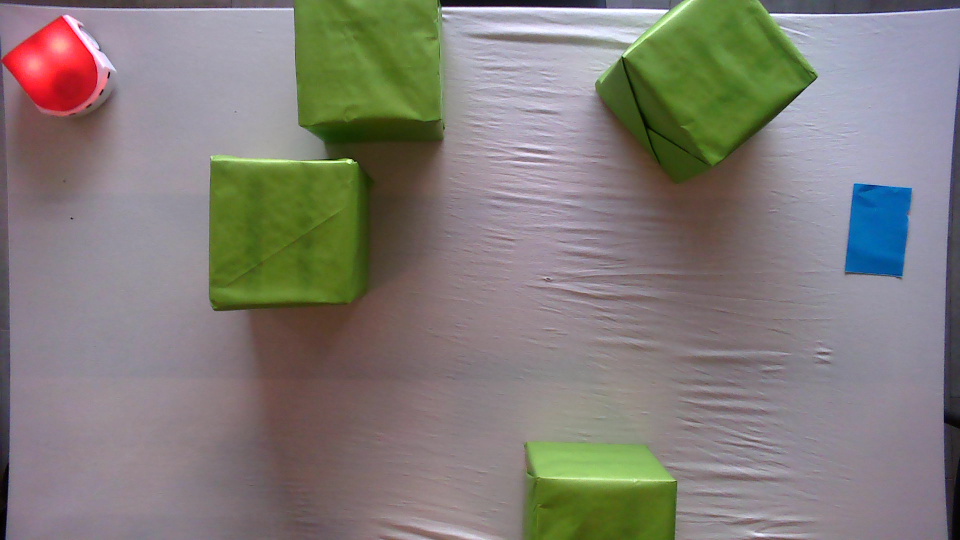
#> input picture Image1.png, 1920 x 1080 px, given in place of the camera (shown at 1/2 size)
$ python VideoTracking.py   (older library calls are emulated)
#> lines starting #> are read from the running program, lines starting #| are printed output that depends on the picture; after the words box and inside, x2 and y2 are one past the last pixel; in counts of white or black regions, pixels touching at a corner belong together
import numpy as np
import cv2
from collections import deque


# Define the upper and lower boundaries for a color to be considered "Blue"
blueLower = np.array([100, 60, 60])
blueUpper = np.array([140, 255, 255])

# Define a 5x5 kernel for erosion and dilation
kernel = np.ones((5, 5), np.uint8)

# Initialize deques to store different colors in different arrays
bpoints = [deque(maxlen=512)]
gpoints = [deque(maxlen=512)]
rpoints = [deque(maxlen=512)]
ypoints = [deque(maxlen=512)]

# Initialize an index variable for each of the colors
bindex = 0
gindex = 0
rindex = 0
yindex = 0

# Just a handy array and an index variable to get the color-of-interest on the go
# Blue, Green, Red, Yellow respectively
colors = [(255, 0, 0), (0, 255, 0), (0, 0, 255), (0, 255, 255)]
colorIndex = 0

# Create a blank white image
paintWindow = np.zeros((471,636,3)) + 255

# Draw buttons like colored rectangles on the white image
paintWindow = cv2.rectangle(paintWindow, (40,1), (140,65), (0,0,0), 2)
paintWindow = cv2.rectangle(paintWindow, (160,1), (255,65), colors[0], -1)
paintWindow = cv2.rectangle(paintWindow, (275,1), (370,65), colors[1], -1)
paintWindow = cv2.rectangle(paintWindow, (390,1), (485,65), colors[2], -1)
paintWindow = cv2.rectangle(paintWindow, (505,1), (600,65), colors[3], -1)

# Label the rectanglular boxes drawn on the image
cv2.putText(paintWindow, "CLEAR ALL", (49, 33), cv2.FONT_HERSHEY_SIMPLEX, 0.5, (0, 0, 0), 2, cv2.LINE_AA)
cv2.putText(paintWindow, "BLUE", (185, 33), cv2.FONT_HERSHEY_SIMPLEX, 0.5, (255, 255, 255), 2, cv2.LINE_AA)
cv2.putText(paintWindow, "GREEN", (298, 33), cv2.FONT_HERSHEY_SIMPLEX, 0.5, (255, 255, 255), 2, cv2.LINE_AA)
cv2.putText(paintWindow, "RED", (420, 33), cv2.FONT_HERSHEY_SIMPLEX, 0.5, (255, 255, 255), 2, cv2.LINE_AA)
cv2.putText(paintWindow, "YELLOW", (520, 33), cv2.FONT_HERSHEY_SIMPLEX, 0.5, (150,150,150), 2, cv2.LINE_AA)

# Create a window to display the above image (later)
cv2.namedWindow('Paint', cv2.WINDOW_AUTOSIZE)
# Load the video
camera = cv2.VideoCapture(0)

# Keep looping
while True:
    # Grab the current paintWindow
    (grabbed, frame) = camera.read()
#> frame is the input picture: shape (1080, 1920, 3); mean B, G, R 120.1, 125.2, 129.9
    frame = cv2.flip(frame, 1)
    hsv = cv2.cvtColor(frame, cv2.COLOR_BGR2HSV)
#> hsv: shape (1080, 1920, 3); mean H, S, V 106.5, 57.5, 139.7

    # Check to see if we have reached the end of the video (useful when input is a video file not a live video stream)
    if not grabbed:
        break

    # Add the same paint interface to the camera feed captured through the webcam (for ease of usage)
    frame = cv2.rectangle(frame, (40,1), (140,65), (122,122,122), -1)
    frame = cv2.rectangle(frame, (160,1), (255,65), colors[0], -1)
    frame = cv2.rectangle(frame, (275,1), (370,65), colors[1], -1)
    frame = cv2.rectangle(frame, (390,1), (485,65), colors[2], -1)
    frame = cv2.rectangle(frame, (505,1), (600,65), colors[3], -1)
    cv2.putText(frame, "CLEAR ALL", (49, 33), cv2.FONT_HERSHEY_SIMPLEX, 0.5, (255, 255, 255), 2, cv2.LINE_AA)
#> frame: shape (1080, 1920, 3); mean B, G, R 119.4, 125, 130
    cv2.putText(frame, "BLUE", (185, 33), cv2.FONT_HERSHEY_SIMPLEX, 0.5, (255, 255, 255), 2, cv2.LINE_AA)
#> frame: shape (1080, 1920, 3); mean B, G, R 119.4, 125.1, 130
    cv2.putText(frame, "GREEN", (298, 33), cv2.FONT_HERSHEY_SIMPLEX, 0.5, (255, 255, 255), 2, cv2.LINE_AA)
#> frame: shape (1080, 1920, 3); mean B, G, R 119.5, 125.1, 130.1
    cv2.putText(frame, "RED", (420, 33), cv2.FONT_HERSHEY_SIMPLEX, 0.5, (255, 255, 255), 2, cv2.LINE_AA)
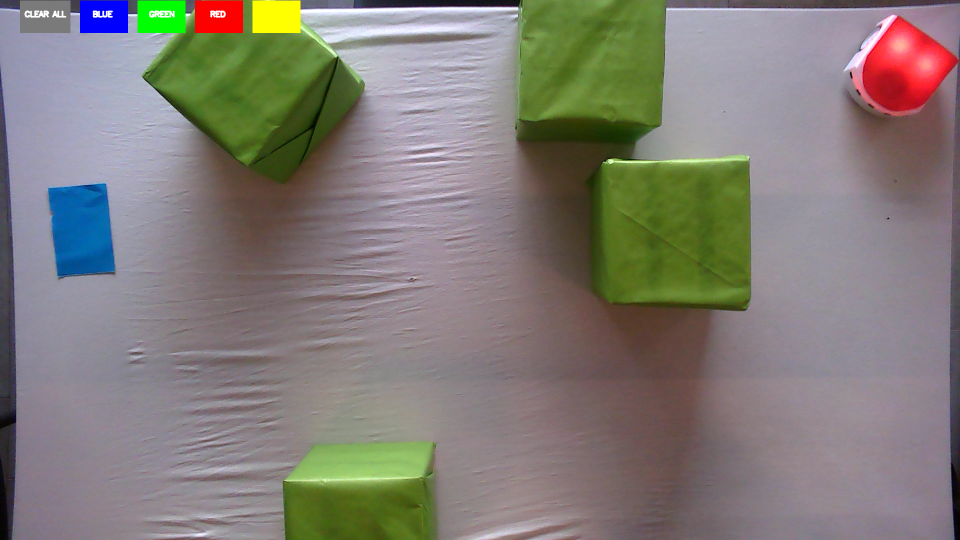
#> frame: shape (1080, 1920, 3) (shown at 1/2 size); mean B, G, R 119.5, 125.1, 130.1
    cv2.putText(frame, "YELLOW", (520, 33), cv2.FONT_HERSHEY_SIMPLEX, 0.5, (150,150,150), 2, cv2.LINE_AA)
#> frame: shape (1080, 1920, 3); 0.04% of pixels changed, all inside (x1, y1, x2, y2) = (518, 20, 581, 36)
# Determine which pixels fall within the blue boundaries and then blur the binary image
    blueMask = cv2.inRange(hsv, blueLower, blueUpper)
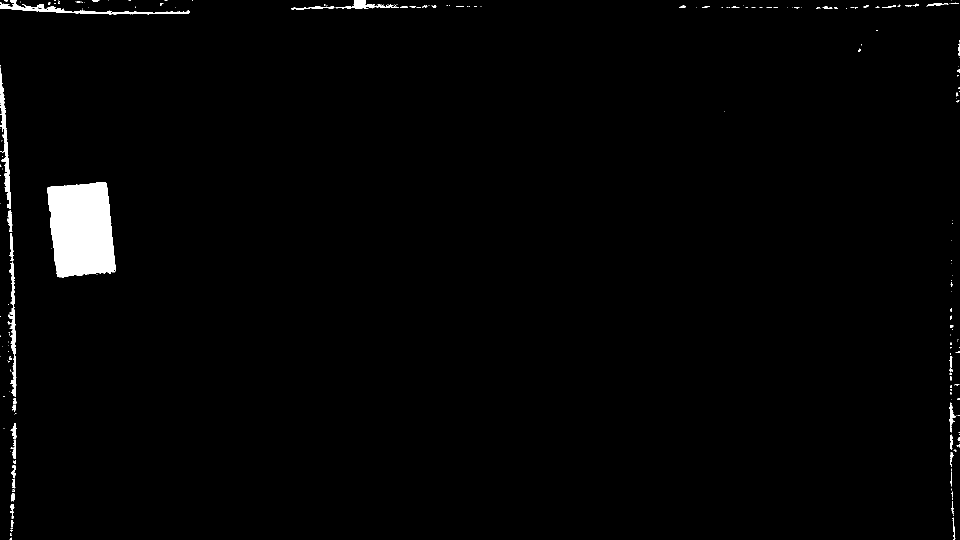
#> blueMask: shape (1080, 1920) (shown at 1/2 size); 1.6% white; 202 white regions (148 under 20 px), largest, box (x1, y1, x2, y2) and area: (95, 365, 231, 556) 21521, (0, 5, 380, 29) 2057, (0, 135, 22, 418) 1935
    blueMask = cv2.erode(blueMask, kernel, iterations=2)
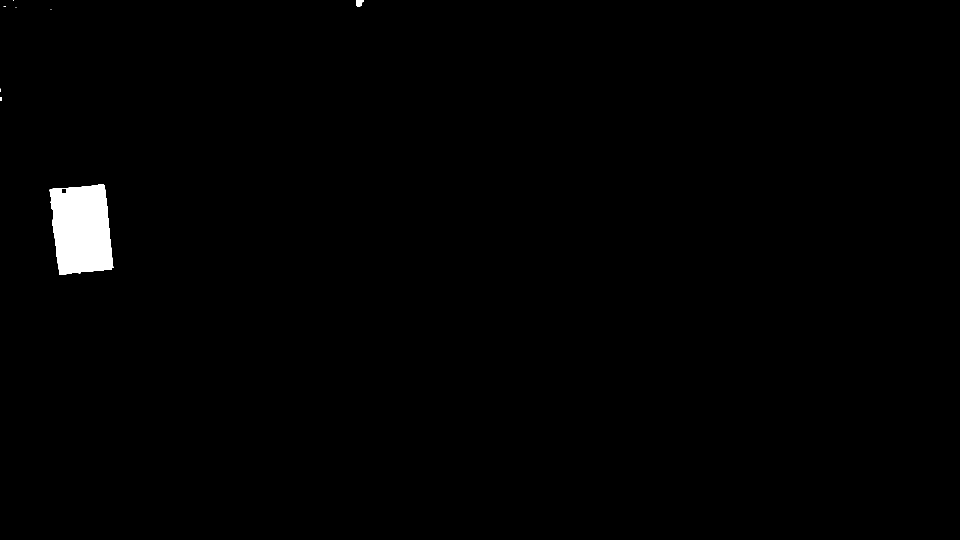
#> blueMask: shape (1080, 1920) (shown at 1/2 size); 0.92% white; 8 white regions (5 under 20 px), largest, box (x1, y1, x2, y2) and area: (99, 369, 227, 550) 18779, (712, 0, 727, 13) 155, (0, 194, 4, 202) 27
    blueMask = cv2.morphologyEx(blueMask, cv2.MORPH_OPEN, kernel)
#> blueMask: shape (1080, 1920); 0.91% white; 3 white regions, box (x1, y1, x2, y2) and area: (100, 369, 226, 550) 18753, (713, 0, 727, 13) 152, (0, 194, 3, 202) 24
    blueMask = cv2.dilate(blueMask, kernel, iterations=1)
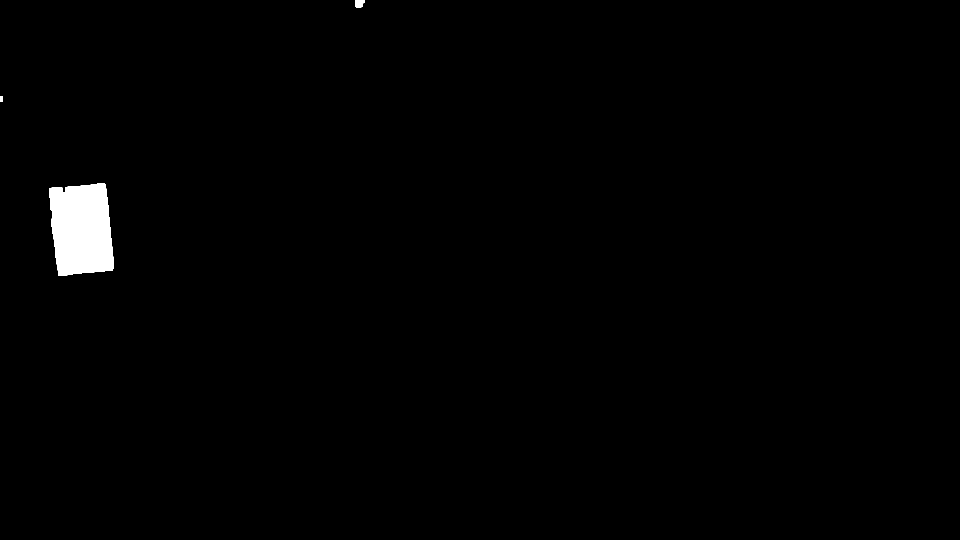
#> blueMask: shape (1080, 1920) (shown at 1/2 size); 0.98% white; 3 white regions

    # Find contours in the image
    (_, cnts, _) = cv2.findContours(blueMask.copy(), cv2.RETR_EXTERNAL,
    	cv2.CHAIN_APPROX_SIMPLE)
#> cnts = 3 contours; box (x1, y1, x2, y2) and area: (98, 367, 228, 552) 19752, (711, 0, 729, 15) 210, (0, 192, 5, 204) 44

 # Check to see if any contours (blue stuff) were found
    if len(cnts) > 0:
    	# Sort the contours and find the largest one -- we assume this contour correspondes to the area of the bottle cap
        cnt = sorted(cnts, key = cv2.contourArea, reverse = True)[0]
#> cnt = contour of 119 points, box (x1, y1, x2, y2) (98, 367, 228, 552), area 19752
        # Get the radius of the enclosing circle around the found contour
        ((x, y), radius) = cv2.minEnclosingCircle(cnt)
#> x = 161.5; y = 458.5; radius = 103.5
        # Draw the circle around the contour
        cv2.circle(frame, (int(x), int(y)), int(radius), (0, 255, 255), 2)
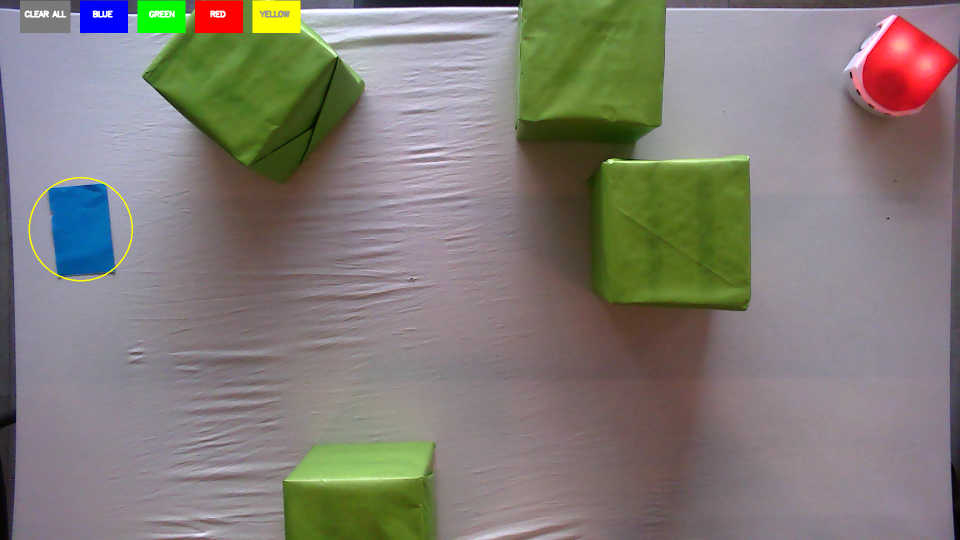
#> frame: shape (1080, 1920, 3) (shown at 1/2 size); mean B, G, R 119.4, 125.2, 130.2
        # Get the moments to calculate the center of the contour (in this case a circle)
        M = cv2.moments(cnt)
#> M = moments, m00 19752.5, centre m10/m00, m01/m00 = (162.9, 458.7)
        center = (int(M['m10'] / M['m00']), int(M['m01'] / M['m00']))
#> center = (162, 458)

 # Check to see if any contours (blue stuff) were found
    if len(cnts) > 0:
    	# Sort the contours and find the largest one -- we assume this contour correspondes to the area of the bottle cap
        cnt = sorted(cnts, key = cv2.contourArea, reverse = True)[0]
        # Get the radius of the enclosing circle around the found contour
        ((x, y), radius) = cv2.minEnclosingCircle(cnt)
        # Draw the circle around the contour
        cv2.circle(frame, (int(x), int(y)), int(radius), (0, 255, 255), 2)
        # Get the moments to calculate the center of the contour (in this case a circle)
        M = cv2.moments(cnt)
        center = (int(M['m10'] / M['m00']), int(M['m01'] / M['m00']))
  # Draw lines of all the colors (Blue, Green, Red and Yellow)
    points = [bpoints, gpoints, rpoints, ypoints]
    for i in range(len(points)):
        for j in range(len(points[i])):
            for k in range(1, len(points[i][j])):
                if points[i][j][k - 1] is None or points[i][j][k] is None:
                    continue
                cv2.line(frame, points[i][j][k - 1], points[i][j][k], colors[i], 2)
                cv2.line(paintWindow, points[i][j][k - 1], points[i][j][k], colors[i], 2)
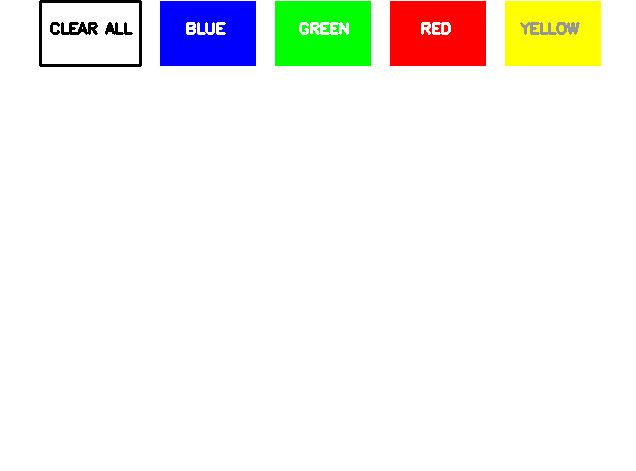
#> paintWindow: shape (471, 636, 3) float64; mean B, G, R 238.6, 243.4, 243.6

    # Show the frame and the paintWindow image
    cv2.imshow("Tracking", frame)
    cv2.imshow("Paint", paintWindow)
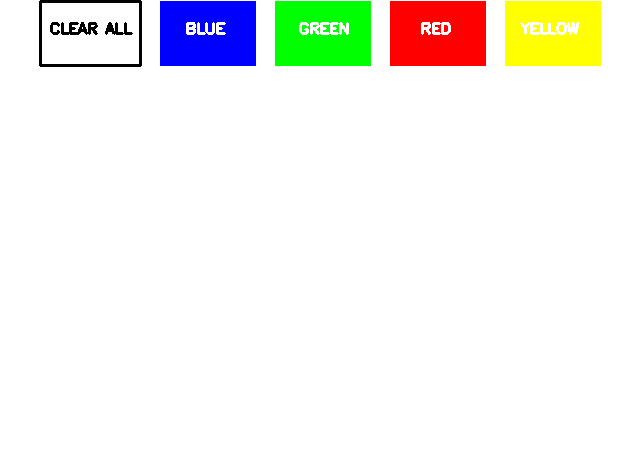
#> window 'Paint': shape (471, 636, 3); mean B, G, R 238.7, 243.6, 243.7

    # If the 'q' key is pressed, stop the loop
    if cv2.waitKey(1) & 0xFF == ord("q"):
#> (key q is pressed here)
        break
# Cleanup code
camera.release()
cv2.destroyAllWindows()

$ run again, on project1.png
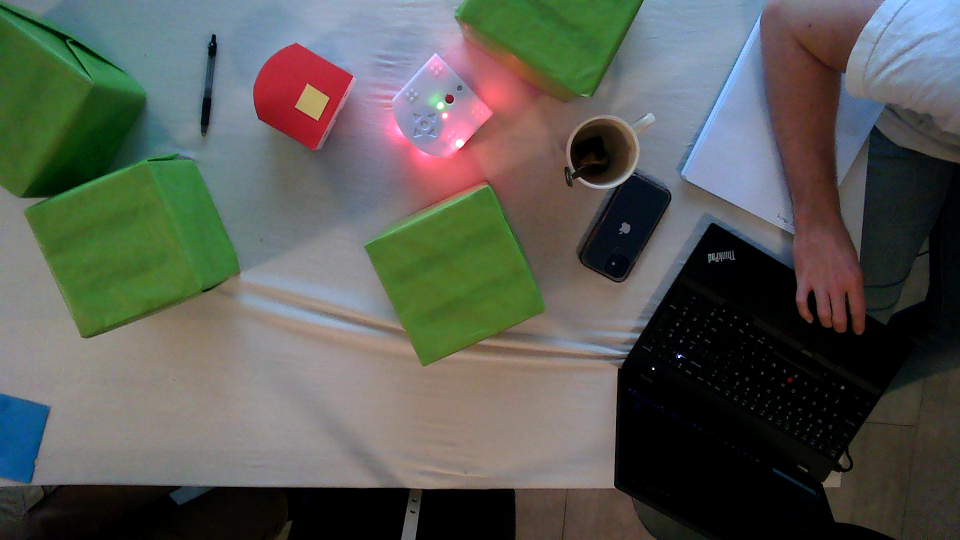
#> input picture project1.png, 1920 x 1080 px, given in place of the camera (shown at 1/2 size)
#> frame is the input picture: shape (1080, 1920, 3); mean B, G, R 84.1, 90.5, 88
#> hsv: shape (1080, 1920, 3); mean H, S, V 61.9, 82.7, 104.1
#> `blueMask = cv2.dilate(blueMask, kernel, iterations=1)`:
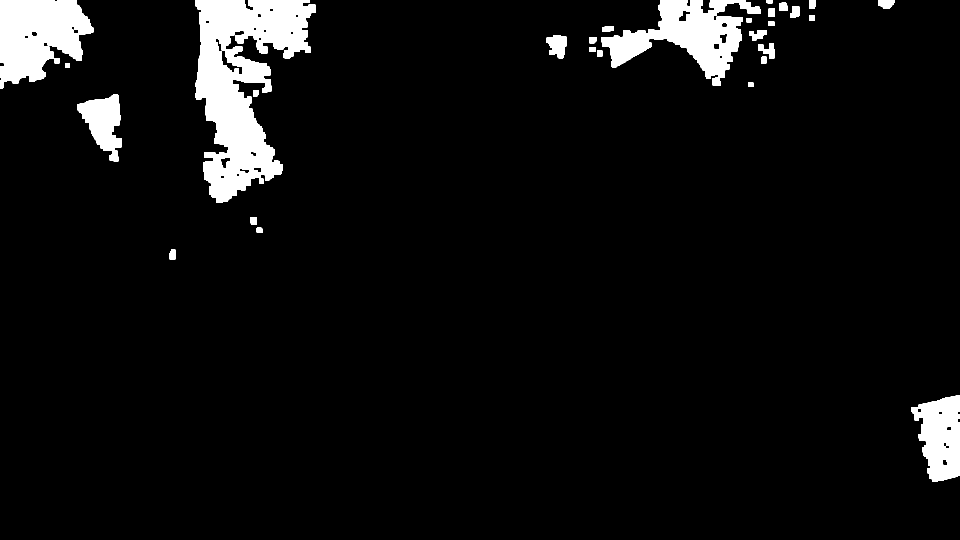
#> blueMask: shape (1080, 1920) (shown at 1/2 size); 5.8% white; 30 white regions
#> cnts = 30 contours; largest, box (x1, y1, x2, y2) and area: (390, 0, 632, 406) 50798, (0, 0, 187, 178) 22530, (1202, 0, 1522, 171) 22350, (1823, 790, 1920, 964) 11666, (155, 188, 243, 323) 6401
#> cnt = contour of 578 points, box (x1, y1, x2, y2) (390, 0, 632, 406), area 50798
#> x = 504; y = 192.7; radius = 223.9
#> `cv2.circle(frame, (int(x), int(y)), int(radius), (0, 255, 255), 2)`:
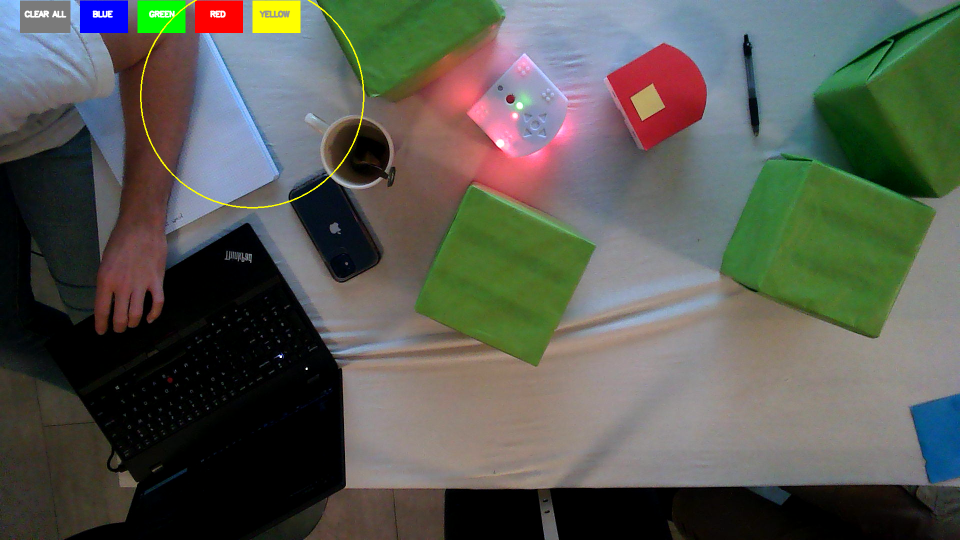
#> frame: shape (1080, 1920, 3) (shown at 1/2 size); mean B, G, R 82.8, 90.7, 88.5
#> M = moments, m00 50797.5, centre m10/m00, m01/m00 = (483.7, 166.9)
#> center = (483, 166)
